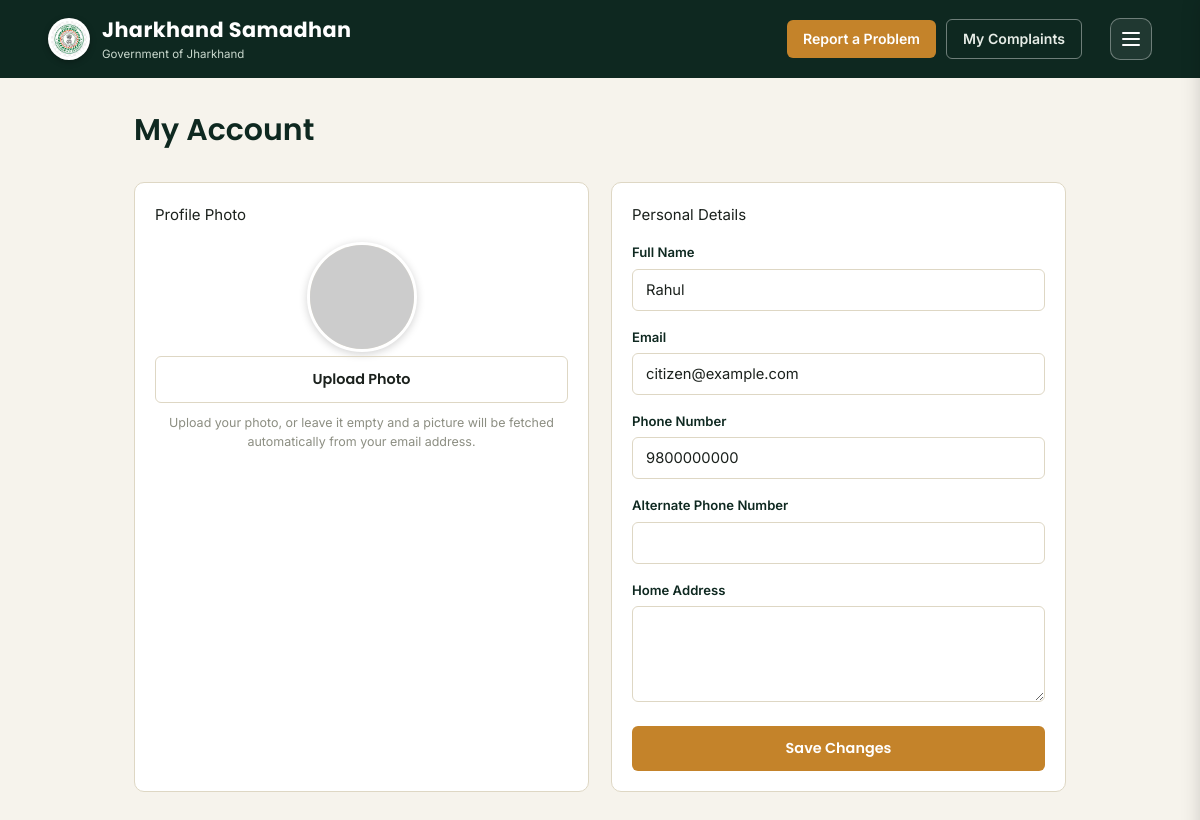
The app's page /account (signed in) with its own data.
### tables this page shows
CREATE TABLE users (
    id INTEGER PRIMARY KEY AUTOINCREMENT,
    name TEXT NOT NULL,
    email TEXT UNIQUE NOT NULL,
    phone TEXT NOT NULL,
    role TEXT NOT NULL,
    password_hash TEXT NOT NULL,
    created_at TEXT NOT NULL
, alternate_phone TEXT, home_address TEXT, profile_photo TEXT);

### app.py (the view, shortened to what this page needs)
@app.route("/account", methods=["GET", "POST"])
@login_required
def account():
    conn = db.get_db()
    user = g.current_user
    return render_template("account.html", user=user)

### app.py (called while the page is built)
@app.teardown_appcontext
def _close_db(exception):
    db.close_db(exception)

@app.before_request
def load_current_user():
    user_id = session.get("user_id")
    g.current_user = db.hydrate_user(db.get_user_by_id(db.get_db(), user_id)) if user_id else None
    g.lang = session.get("lang", i18n.DEFAULT_LANG)
    if g.lang not in i18n.LANGUAGE_CODES:
        g.lang = i18n.DEFAULT_LANG

@app.context_processor
def inject_current_user():
    return {
        "current_user": g.get("current_user"),
        "LANGUAGES": i18n.LANGUAGES,
        "current_lang_code": g.get("lang", i18n.DEFAULT_LANG),
    }

def profile_photo_url(user):
    photo = getattr(user, "profile_photo", None)
    if photo:
        return url_for("static", filename="profile/" + photo)
    email = (getattr(user, "email", "") or "").strip().lower()
    if not email:
        return None
    digest = hashlib.md5(email.encode("utf-8")).hexdigest()
    return f"https://www.gravatar.com/avatar/{digest}?d=identicon&s=128"

def login_required(fn):
    @wraps(fn)
    def wrapper(*args, **kwargs):
        if g.current_user is None:
            flash("Please log in to continue.", "error")
            return redirect(url_for("landing"))
        return fn(*args, **kwargs)
    return wrapper

### db.py (called while the page is built)
def get_db():
    if "db" not in g:
        g.db = sqlite3.connect(DB_PATH)
        g.db.row_factory = sqlite3.Row
        g.db.execute("PRAGMA foreign_keys = ON")
    return g.db

def _parse_dt(s):
    return datetime.fromisoformat(s) if s else None

def hydrate_user(row):
    if row is None:
        return None
    d = dict(row)
    ns = SimpleNamespace(**d)
    ns.created_at = _parse_dt(d.get("created_at"))
    return ns

def get_user_by_id(conn, user_id):
    if user_id is None:
        return None
    return conn.execute("SELECT * FROM users WHERE id=?", (user_id,)).fetchone()

### i18n.py (called while the page is built)
def _chain(lang):
    seen, code, out = set(), lang, []
    while code and code not in seen:
        out.append(code)
        seen.add(code)
        code = LANGUAGE_META.get(code, {}).get("fallback")
    if "en" not in out:
        out.append("en")
    return out

def current_lang():
    return getattr(g, "lang", DEFAULT_LANG)

### templates/account.html (shortened to what this page needs)
{% extends "app_base.html" %}
{% set active = 'account' %}
{% block content %}
<div class="topbar"><h1>{{ t('account_title') }}</h1></div>
<form method="POST" enctype="multipart/form-data">
<div class="grid grid-2" style="gap:22px;">
  <div class="card">
    <div class="id">{{ t('profile_photo') }}</div>
    <div style="display:flex; flex-direction:column; align-items:center; gap:12px; margin-top:16px;">
      {% set photo_url = profile_photo_url(current_user) %}
      {% if photo_url %}
      <img class="account-photo" src="{{ photo_url }}" alt="{{ current_user.name }}">
      {% else %}
      <div class="account-photo account-photo-empty">{{ current_user.name[:1]|upper }}</div>
      {% endif %}
    </div>
    <div style="margin-top:4px;">
      <label class="btn btn-ghost btn-block btn-file" style="cursor:pointer;">
        {{ t('btn_upload_photo') }}
      </label>
      <p class="hint" style="text-align:center;">{{ t('photo_explain') }}</p>
    </div>
  </div>
  <div class="card">
    <div class="id">{{ t('account_details') }}</div>
    <label for="name">{{ t('full_name') }}</label>
    <input type="text" id="name" name="name" value="{{ current_user.name }}" required>
    <label for="email">{{ t('email') }}</label>
    <input type="email" id="email" name="email" value="{{ current_user.email }}" required>
    <label for="phone">{{ t('phone') }}</label>
    <input type="tel" id="phone" name="phone" value="{{ current_user.phone }}" required>
    <label for="alternate_phone">{{ t('alternate_phone') }}</label>
    <input type="tel" id="alternate_phone" name="alternate_phone" value="{{ current_user.alternate_phone or '' }}">
    <label for="home_address">{{ t('home_address') }}</label>
    <textarea id="home_address" name="home_address" rows="3">{{ current_user.home_address or '' }}</textarea>
    <div style="margin-top:18px;">
      <button type="submit" class="btn btn-primary btn-block">{{ t('btn_save_changes') }}</button>
    </div>
  </div>
</div>
</form>
{% endblock %}

### static/css/style.css (style rules this page uses)
:root { --forest: #163B2E; --forest-deep: #0E2820; --sal: #2F6E4E; --sal-light: #E7EFE7; --amber: #C4832A; --amber-light: #F5E6CE; --teal: #0E7C7B; --teal-light: #DFF1F0; --red: #A83A2C; --red-light: #F6E2DE; --blue: #2E5AA8; --blue-light: #E3E9F7; --paper: #F6F3EC; --card: #FFFFFF; --line: #DED7C4; --ink: #1B211D; --ink-soft: #55594F; --ink-faint: #8C8E82; --radius-s: 6px; --radius-m: 10px; --radius-l: 16px; --shadow: 0 1px 2px rgba(22,59,46,0.06), 0 4px 16px rgba(22,59,46,0.05); --font-head: 'Poppins', 'Segoe UI', sans-serif; --font-body: 'Inter', 'Segoe UI', sans-serif; }
* { box-sizing: border-box; }
html,body { margin:0; padding:0; }
body { background: var(--paper); color: var(--ink); font-family: var(--font-body); font-size: 15px; line-height:1.55; -webkit-font-smoothing: antialiased; }
h1,h2,h3,h4 { font-family: var(--font-head); color: var(--forest-deep); line-height:1.2; margin:0 0 .4em 0; font-weight:600; }
p { margin:0 0 1em 0; max-width:62ch; }
.account-photo { width:110px; height:110px; border-radius:50%; object-fit:cover; border:3px solid #fff; box-shadow:0 2px 8px rgba(0,0,0,.18); background:#EFEAD9; }
.btn { display:inline-flex; align-items:center; gap:8px; padding:11px 22px; border-radius:var(--radius-s); font-family:var(--font-head); font-weight:600; font-size:.9rem; border:1px solid transparent; cursor:pointer; transition:all .15s ease; }
.btn-primary { background:var(--amber); color:#fff; }
.btn-ghost { background:transparent; border-color:var(--line); color:var(--ink); }
.btn-block { width:100%; justify-content:center; }
.topbar { display:flex; justify-content:space-between; align-items:center; margin-bottom:22px; flex-wrap:wrap; gap:10px; }
.card { background:var(--card); border:1px solid var(--line); border-radius:var(--radius-m); padding:20px; }
.grid { display:grid; gap:16px; }
.grid-2 { grid-template-columns:repeat(2,1fr); }
label { display:block; font-size:.82rem; font-weight:600; color:var(--forest-deep); margin:16px 0 6px; }
label:first-child { margin-top:0; }
input[type=text], input[type=email], input[type=password], input[type=tel], select, textarea { width:100%; padding:11px 13px; border:1px solid var(--line); border-radius:var(--radius-s); font-family:var(--font-body); font-size:.92rem; background:#fff; color:var(--ink); }
textarea { min-height:96px; resize:vertical; }
.hint { font-size:.78rem; color:var(--ink-faint); margin-top:4px; }

### records on screen
users: name "Rahul", email "citizen@example.com", phone "9800000000"

### other values on screen
{{ t('app_name') }} "Jharkhand Samadhan"
{{ t('govt_of_jharkhand') }} "Government of Jharkhand"
{{ t('nav_report') }} "Report a Problem"
{{ t('nav_my_complaints') }} "My Complaints"
{{ t('account_title') }} "My Account"
{{ t('profile_photo') }} "Profile Photo"
{{ t('btn_upload_photo') }} "Upload Photo"
{{ t('photo_explain') }} "Upload your photo, or leave it empty and a picture will be fetched automatically from your email address."
{{ t('account_details') }} "Personal Details"
{{ t('full_name') }} "Full Name"
{{ t('email') }} "Email"
{{ t('phone') }} "Phone Number"
{{ t('alternate_phone') }} "Alternate Phone Number"
{{ t('home_address') }} "Home Address"
{{ t('btn_save_changes') }} "Save Changes"
